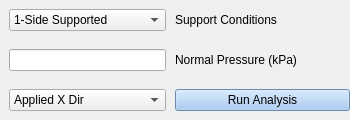
           <widget class="QFrame" name="frame_6">
            <property name="maximumSize">
             <size>
              <width>350</width>
              <height>16777215</height>
             </size>
            </property>
            <property name="frameShape">
             <enum>QFrame::NoFrame</enum>
            </property>
            <property name="frameShadow">
             <enum>QFrame::Plain</enum>
            </property>
            <property name="lineWidth">
             <number>0</number>
            </property>
            <layout class="QVBoxLayout" name="verticalLayout_5">
             <property name="spacing">
              <number>0</number>
             </property>
             <property name="leftMargin">
              <number>0</number>
             </property>
             <property name="topMargin">
              <number>0</number>
             </property>
             <property name="rightMargin">
              <number>0</number>
             </property>
             <property name="bottomMargin">
              <number>0</number>
             </property>
             <item>
              <widget class="QFrame" name="frame_13">
               <property name="maximumSize">
                <size>
                 <width>350</width>
                 <height>16777215</height>
                </size>
               </property>
               <property name="frameShape">
                <enum>QFrame::NoFrame</enum>
               </property>
               <property name="frameShadow">
                <enum>QFrame::Plain</enum>
               </property>
               <property name="lineWidth">
                <number>0</number>
               </property>
               <layout class="QHBoxLayout" name="horizontalLayout_10">
                <property name="spacing">
                 <number>0</number>
                </property>
                <property name="leftMargin">
                 <number>0</number>
                </property>
                <property name="topMargin">
                 <number>0</number>
                </property>
                <property name="rightMargin">
                 <number>0</number>
                </property>
                <property name="bottomMargin">
                 <number>0</number>
                </property>
                <item>
                 <widget class="QFrame" name="frame_28">
                  <property name="frameShape">
                   <enum>QFrame::NoFrame</enum>
                  </property>
                  <property name="frameShadow">
                   <enum>QFrame::Plain</enum>
                  </property>
                  <property name="lineWidth">
                   <number>0</number>
                  </property>
                  <layout class="QVBoxLayout" name="verticalLayout_16">
                   <item>
                    <widget class="QComboBox" name="SupportConditionsInput">
                     <item>
                      <property name="text">
                       <string>1-Side Supported</string>
                      </property>
                     </item>
                     <item>
                      <property name="text">
                       <string>2-Sides Supported</string>
                      </property>
                     </item>
                     <item>
                      <property name="text">
                       <string>2-Sides Supported</string>
                      </property>
                     </item>
                     <item>
                      <property name="text">
                       <string>4-Sides Supported</string>
                      </property>
                     </item>
                    </widget>
                   </item>
                  </layout>
                 </widget>
                </item>
                <item>
                 <widget class="QFrame" name="frame_31">
                  <property name="frameShape">
                   <enum>QFrame::NoFrame</enum>
                  </property>
                  <property name="frameShadow">
                   <enum>QFrame::Plain</enum>
                  </property>
                  <property name="lineWidth">
                   <number>0</number>
                  </property>
                  <layout class="QVBoxLayout" name="verticalLayout_15">
                   <property name="spacing">
                    <number>0</number>
                   </property>
                   <property name="leftMargin">
                    <number>0</number>
                   </property>
                   <property name="topMargin">
                    <number>0</number>
                   </property>
                   <property name="rightMargin">
                    <number>0</number>
                   </property>
                   <property name="bottomMargin">
                    <number>0</number>
                   </property>
                   <item>
                    <widget class="QLabel" name="label_6">
                     <property name="text">
                      <string>Support Conditions</string>
                     </property>
                    </widget>
                   </item>
                  </layout>
                 </widget>
                </item>
               </layout>
              </widget>
             </item>
             <item>
              <widget class="QFrame" name="frame_15">
               <property name="frameShape">
                <enum>QFrame::NoFrame</enum>
               </property>
               <property name="frameShadow">
                <enum>QFrame::Plain</enum>
               </property>
               <property name="lineWidth">
                <number>0</number>
               </property>
               <layout class="QHBoxLayout" name="horizontalLayout_11">
                <property name="spacing">
                 <number>0</number>
                </property>
                <property name="leftMargin">
                 <number>0</number>
                </property>
                <property name="topMargin">
                 <number>0</number>
                </property>
                <property name="rightMargin">
                 <number>0</number>
                </property>
                <property name="bottomMargin">
                 <number>0</number>
                </property>
                <item>
                 <widget class="QFrame" name="frame_30">
                  <property name="minimumSize">
                   <size>
                    <width>175</width>
                    <height>0</height>
                   </size>
                  </property>
                  <property name="frameShape">
                   <enum>QFrame::NoFrame</enum>
                  </property>
                  <property name="frameShadow">
                   <enum>QFrame::Plain</enum>
                  </property>
                  <property name="lineWidth">
                   <number>0</number>
                  </property>
                  <layout class="QVBoxLayout" name="verticalLayout_17">
                   <item>
                    <widget class="QLineEdit" name="LoadInput"/>
                   </item>
                  </layout>
                 </widget>
                </item>
                <item>
                 <widget class="QFrame" name="frame_29">
                  <property name="minimumSize">
                   <size>
                    <width>175</width>
                    <height>0</height>
                   </size>
                  </property>
                  <property name="frameShape">
                   <enum>QFrame::NoFrame</enum>
                  </property>
                  <property name="frameShadow">
                   <enum>QFrame::Plain</enum>
                  </property>
                  <property name="lineWidth">
                   <number>0</number>
                  </property>
                  <layout class="QVBoxLayout" name="verticalLayout_18">
                   <property name="spacing">
                    <number>0</number>
                   </property>
                   <property name="leftMargin">
                    <number>0</number>
                   </property>
                   <property name="topMargin">
                    <number>0</number>
                   </property>
                   <property name="rightMargin">
                    <number>0</number>
                   </property>
                   <property name="bottomMargin">
                    <number>0</number>
                   </property>
                   <item>
                    <widget class="QLabel" name="label_7">
                     <property name="text">
                      <string>Normal Pressure (kPa)</string>
                     </property>
                    </widget>
                   </item>
                  </layout>
                 </widget>
                </item>
               </layout>
              </widget>
             </item>
             <item>
              <widget class="QFrame" name="frame_14">
               <property name="frameShape">
                <enum>QFrame::NoFrame</enum>
               </property>
               <property name="frameShadow">
                <enum>QFrame::Plain</enum>
               </property>
               <property name="lineWidth">
                <number>0</number>
               </property>
               <layout class="QHBoxLayout" name="horizontalLayout_12">
                <property name="spacing">
                 <number>0</number>
                </property>
                <property name="leftMargin">
                 <number>0</number>
                </property>
                <property name="topMargin">
                 <number>0</number>
                </property>
                <property name="rightMargin">
                 <number>0</number>
                </property>
                <property name="bottomMargin">
                 <number>0</number>
                </property>
                <item>
                 <widget class="QFrame" name="frame_32">
                  <property name="minimumSize">
                   <size>
                    <width>175</width>
                    <height>0</height>
                   </size>
                  </property>
                  <property name="frameShape">
                   <enum>QFrame::NoFrame</enum>
                  </property>
                  <property name="frameShadow">
                   <enum>QFrame::Plain</enum>
                  </property>
                  <property name="lineWidth">
                   <number>0</number>
                  </property>
                  <layout class="QVBoxLayout" name="verticalLayout_20">
                   <item>
                    <widget class="QComboBox" name="comboBox_4">
                     <item>
                      <property name="text">
                       <string>Applied X Dir</string>
                      </property>
                     </item>
                     <item>
                      <property name="text">
                       <string>Applied Y Dir</string>
                      </property>
                     </item>
                     <item>
                      <property name="text">
                       <string>Applied Z Dir</string>
                      </property>
                     </item>
                    </widget>
                   </item>
                  </layout>
                 </widget>
                </item>
                <item>
                 <widget class="QFrame" name="frame_33">
                  <property name="minimumSize">
                   <size>
                    <width>175</width>
                    <height>0</height>
                   </size>
                  </property>
                  <property name="frameShape">
                   <enum>QFrame::NoFrame</enum>
                  </property>
                  <property name="frameShadow">
                   <enum>QFrame::Plain</enum>
                  </property>
                  <property name="lineWidth">
                   <number>0</number>
                  </property>
                  <layout class="QVBoxLayout" name="verticalLayout_19">
                   <property name="spacing">
                    <number>0</number>
                   </property>
                   <property name="leftMargin">
                    <number>0</number>
                   </property>
                   <property name="topMargin">
                    <number>0</number>
                   </property>
                   <property name="rightMargin">
                    <number>0</number>
                   </property>
                   <property name="bottomMargin">
                    <number>0</number>
                   </property>
                   <item>
                    <widget class="QPushButton" name="pushButton_2">
                     <property name="styleSheet">
                      <string notr="true">background-color: rgb(153, 193, 241);</string>
                     </property>
                     <property name="text">
                      <string>Run Analysis</string>
                     </property>
                    </widget>
                   </item>
                  </layout>
                 </widget>
                </item>
               </layout>
              </widget>
             </item>
            </layout>
           </widget>
